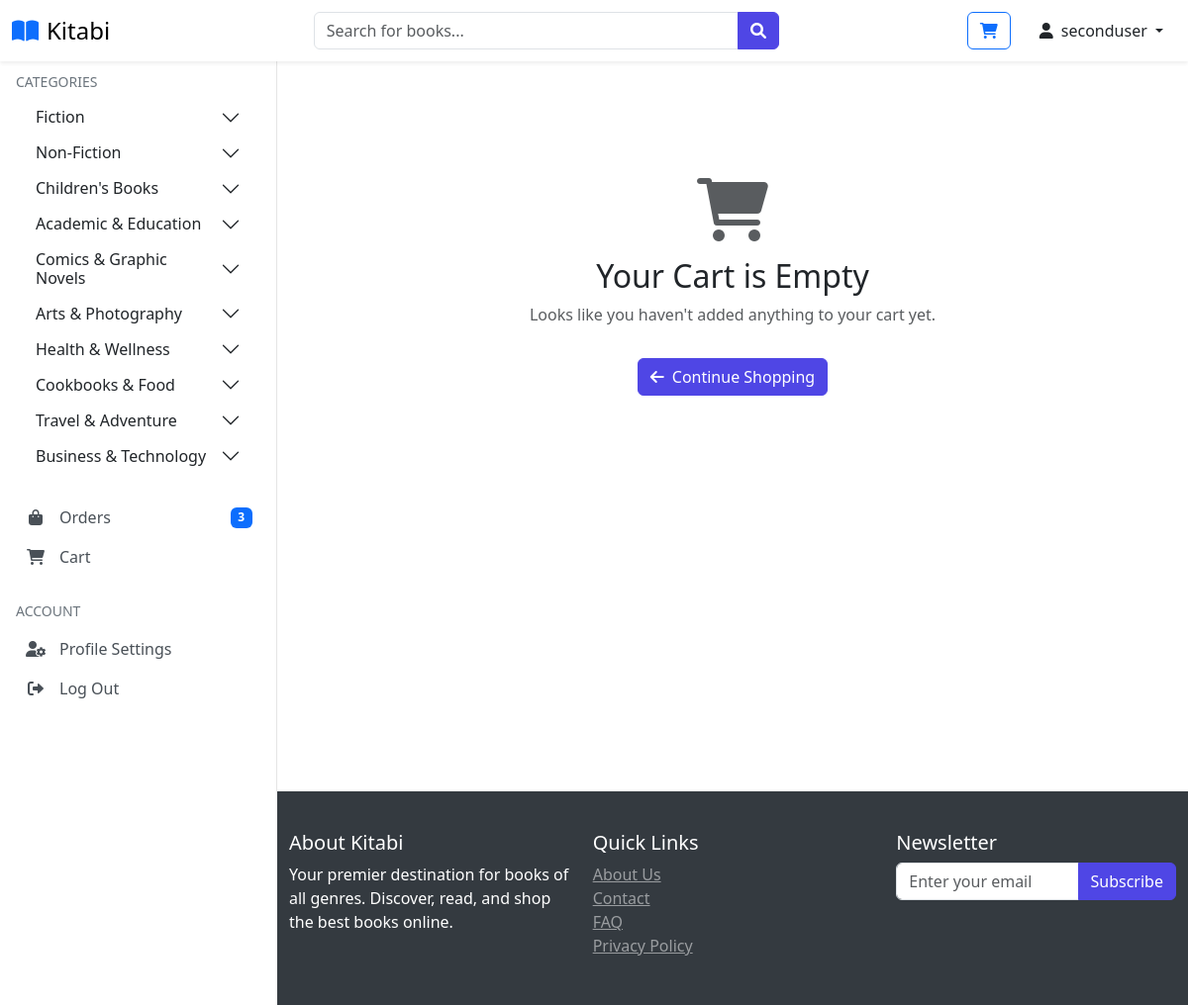
The page /cart (signed in) on the database its author committed.
### website/models.py (models this page shows, shortened)
class Customer(db.Model, UserMixin):
    id = db.Column(db.Integer, primary_key=True)
    full_name = db.Column(db.String(100), nullable=False)
    email = db.Column(db.String(100), unique=True, nullable=False)
    username = db.Column(db.String(100), unique=True, nullable=False)
    password_hash = db.Column(db.String(200), nullable=False)
    date_joined = db.Column(db.DateTime(), default=datetime.utcnow)
    is_admin_val = db.Column(db.Boolean, default=False)
    last_login = db.Column(db.DateTime)
    status = db.Column(db.String(20), default='active')
    membership_tier_id = db.Column(db.Integer, db.ForeignKey('membership_tier.id'), default=1)  # Default to Normal
    points = db.Column(db.Integer, default=0)
    membership_tier = db.relationship('MembershipTier', backref='customers')
    cart_items = db.relationship('Cart', back_populates='customer', lazy=True)
    orders = db.relationship('Order', back_populates='customer', lazy=True)
    activity_logs = db.relationship('ActivityLog', back_populates='user', lazy=True)
    returns = db.relationship('Return', foreign_keys='Return.customer_link', back_populates='customer', lazy=True)
    roles = db.relationship(
        'Role',
        secondary=user_roles,
        back_populates='users',
        lazy='dynamic'
    )
    @property
    def password(self):
        raise AttributeError('Password is not a readable Attribute')
    @property
    def is_admin(self):
        return self.is_admin_val or any(
            role.name in ['Super Admin', 'Product Manager', 'Order Manager']
            for role in self.roles
        )

class Category(db.Model):
    id = db.Column(db.Integer, primary_key=True)
    name = db.Column(db.String(100), nullable=False, unique=True)
    products = db.relationship('Product', back_populates='category', lazy=True)
    subcategories = db.relationship('SubCategory', back_populates='category', lazy=True)

### website/views.py (the view)
@views.route('/cart')
@login_required
def show_cart():
    cart = Cart.query.filter_by(customer_link=current_user.id).all()
    amount = 0
    for item in cart:
        amount += item.product.current_price * item.quantity
    return render_template('cart.html',
                         cart=cart,
                         amount=amount,
                         total=amount+3,
                         categories=get_categories_dict())

### website/templates/cart.html (shortened to what this page needs)
{% extends 'base.html' %}
{% block body %}
<div class="container my-5">
    <div class="row">
        {% if cart %}
        <h1 class="text-center mb-5">Shopping Cart</h1>
        <div class="col-lg-8">
            <div class="card shadow">
                <div class="card-body">
                    {% for item in cart %}
                    <div class="row mb-4">
                        <div class="col-md-3 text-center">
                            <img src="{{ item.product.product_picture }}"
                                 alt="{{ item.product.product_name }}"
                                 class="img-fluid rounded shadow-sm"
                                 style="max-height: 150px; object-fit: cover;">
                        </div>
                        <div class="col-md-9">
                            <div class="d-flex flex-column h-100">
                                <div class="d-flex justify-content-between align-items-start">
                                    <h3 class="mb-3">{{ item.product.product_name }}</h3>
                                    <span class="badge bg-primary">In Stock</span>
                                </div>
                                <div class="quantity-controls mb-3">
                                    <label for="quantity" class="form-label">Quantity</label>
                                    <div class="d-flex align-items-center gap-2">
                                        <button class="minus-cart btn btn-outline-secondary" pid="{{item.id}}">
                                            <i class="fas fa-minus"></i>
                                        </button>
                                        <span id="quantity" class="px-3 py-2 border rounded">{{ item.quantity }}</span>
                                        <button class="plus-cart btn btn-outline-secondary" pid="{{ item.id }}">
                                            <i class="fas fa-plus"></i>
                                        </button>
                                    </div>
                                </div>
                                <div class="d-flex justify-content-between align-items-end mt-auto">
                                    <h4 class="mb-0">$ {{ item.product.current_price }}</h4>
                                    <button class="remove-cart btn btn-outline-danger" pid="{{item.id}}">
                                        <i class="fas fa-trash-alt me-1"></i> Remove
                                    </button>
                                </div>
                            </div>
                        </div>
                    </div>
                    {% if not loop.last %}
                    <hr class="my-4">
                    {% endif %}
                    {% endfor %}
                </div>
            </div>
        </div>
        <div class="col-lg-4">
            <div class="card shadow">
                <div class="card-body">
                    <h3 class="card-title mb-4">Order Summary</h3>
                    <div class="summary-items">
                        {% for item in cart %}
                        <div class="d-flex justify-content-between align-items-center mb-2">
                            <span class="text-muted">{{item.product.product_name}}</span>
                            <span>
                                $ {{item.product.current_price}} ×
                                <span id="quantity{{item.id}}">{{ item.quantity}}</span>
                            </span>
                        </div>
                        {% endfor %}
                    </div>
                    <hr>
                    <div class="d-flex justify-content-between mb-2">
                        <span>Subtotal</span>
                        <span>$ <span id="amount_tt">{{ amount }}</span></span>
                    </div>
                    <div class="d-flex justify-content-between mb-2">
                        <span>Shipping</span>
                        <span>$ 3.00</span>
                    </div>
                    <hr>
                    <div class="d-flex justify-content-between align-items-center mb-4">
                        <h4 class="mb-0">Total</h4>
                        <h4 class="mb-0">$ <span id="totalamount">{{ total }}</span></h4>
                    </div>
                    <button onclick="window.location.href='/place-order'"
                            class="btn btn-primary w-100 py-2">
                        <i class="fas fa-lock me-2"></i>Proceed to Checkout
                    </button>
                </div>
            </div>
        </div>
        {% else %}
        <div class="text-center py-5">
            <i class="fas fa-shopping-cart fa-4x mb-3 text-muted"></i>
            <h2>Your Cart is Empty</h2>
            <p class="text-muted">Looks like you haven't added anything to your cart yet.</p>
            <a href="/" class="btn btn-primary mt-3">
                <i class="fas fa-arrow-left me-2"></i>Continue Shopping
            </a>
        </div>
        {% endif %}
    </div>
</div>
{% endblock %}

### website/templates/base.html (shortened to what this page needs)
<!DOCTYPE html>
<html lang="en">
<head>
    <link rel="stylesheet" href="{{ url_for('static', filename='css/bootstrap.min.css') }}">
    <link rel="stylesheet" href="{{ url_for('static', filename='css/owl.carousel.min.css') }}">
    <link rel="stylesheet" href="{{ url_for('static', filename='css/style.css') }}">
    <link rel="stylesheet" href="https://cdnjs.cloudflare.com/ajax/libs/font-awesome/6.0.0/css/all.min.css">
</head>
<body class="{% if current_user.is_authenticated %}{% if current_user.is_admin %}admin-user{% else %}user{% endif %}{% else %}guest{% endif %}">
<nav class="navbar navbar-light bg-white fixed-top shadow-sm">
    <div class="container-fluid">
        <div class="d-flex align-items-center">
            <a class="navbar-brand d-flex align-items-center" href="/">
                <i class="fas fa-book-open text-primary me-2"></i>
                <span class="font-weight-bold">Kitabi</span>
            </a>
        </div>
        {% if not current_user.is_authenticated or not current_user.is_admin %}
            <form action="{{ url_for('views.search') }}" method="GET" class="d-none d-md-flex mx-auto" style="width: 40%;">
                <div class="input-group">
                    <input type="text"
                    class="form-control"
                    id="searchInput"
                    name="query"
                    placeholder="Search for books..."
                    autocomplete="off">
             <button class="btn btn-primary" type="submit">
                 <i class="fas fa-search"></i>
             </button>
         </div>
     </form>
        {% else %}
            <div class="mx-auto" style="width: 40%;"></div>
        {% endif %}
        <div class="d-flex align-items-center user-nav">
            {% if current_user.is_authenticated %}
                {% if not current_user.is_admin %}
                    <a href="/cart" class="btn btn-outline-primary me-3 position-relative">
                        <i class="fas fa-shopping-cart"></i>
                    </a>
                {% endif %}
                <div class="dropdown">
                    <button class="btn btn-link text-dark text-decoration-none dropdown-toggle" type="button" id="userDropdown" data-bs-toggle="dropdown" aria-expanded="false">
                        <i class="fas fa-user me-1"></i>
                        {{ current_user.username }}
                    </button>
                </div>
            {% else %}
                <a href="{{ url_for('auth.login') }}" class="btn btn-primary">
                    <i class="fas fa-sign-in-alt me-2"></i>Login
                </a>
            {% endif %}
        </div>
    </div>
</nav>
{% if current_user.is_authenticated and current_user.is_admin %}
    <div class="admin-sidebar">
        <div class="text-center mb-4">
            <i class="fas fa-user-shield fa-3x text-primary"></i>
            <h5 class="mt-2">Admin Panel</h5>
        </div>
        <div class="nav flex-column">
            <a class="admin-nav-item" href="{{ url_for('admin.admin_page') }}">
                <i class="fas fa-tachometer-alt"></i>Dashboard
            </a>
            {% if current_user.has_permission('manage_products') %}
            <a class="admin-nav-item" href="{{ url_for('admin.shop_items') }}">
                <i class="fas fa-tags"></i>Manage Products
            </a>
            {% endif %}
            {% if current_user.has_permission('manage_inventory') %}
            <a class="admin-nav-item" href="{{ url_for('admin.inventory_management') }}">
                <i class="fas fa-boxes"></i>Manage Inventory
            </a>
            {% endif %}
            {% if current_user.has_permission('manage_returns') %}
            <a class="admin-nav-item" href="{{ url_for('admin.returns_management') }}">
                <i class="fas fa-undo"></i>Manage Returns
            </a>
            {% endif %}
            {% if current_user.has_permission('manage_orders') %}
            <a class="admin-nav-item" href="{{ url_for('admin.order_view') }}">
                <i class="fas fa-shopping-cart"></i>Manage Orders
            </a>
            {% endif %}
            {% if current_user.has_permission('manage_users') %}
            <a class="admin-nav-item" href="{{ url_for('admin.manage_roles') }}">
                <i class="fas fa-user-cog"></i>Manage Roles
            </a>
            <a class="admin-nav-item" href="{{ url_for('admin.membership_tiers') }}">
                <i class="fas fa-crown"></i>Membership Tiers
            </a>
            {% endif %}
            {% if current_user.has_permission('view_reports') %}
            <a class="admin-nav-item" href="{{ url_for('admin.view_activity_logs') }}">
                <i class="fas fa-history"></i>Activity Logs
            </a>
            {% endif %}
        </div>
    </div>
{% elif current_user.is_authenticated and not current_user.is_admin %}
    <div class="sidebar">
        <div class="nav-section">
            <div class="nav-section-title">Categories</div>
            <div class="accordion" id="categoriesAccordion">
                {% for category, subcategories in categories.items() %}
                    <div class="accordion-item border-0">
                        <h2 class="accordion-header" id="heading{{ loop.index }}">
                            <button class="accordion-button collapsed py-2" type="button"
                                    data-bs-toggle="collapse"
                                    data-bs-target="#collapse{{ loop.index }}">
                                {{ category }}
                            </button>
                        </h2>
                        </div>
                    {% endfor %}
                </div>
            </div>
        <div class="nav-section">
            <a href="/orders" class="sidebar-nav-item">
                <i class="fas fa-shopping-bag"></i>Orders
                {% if current_user.orders|length > 0 %}
                    <span class="badge bg-primary ms-auto">{{ current_user.orders|length }}</span>
                {% endif %}
            </a>
            <a href="/cart" class="sidebar-nav-item">
                <i class="fas fa-shopping-cart"></i>Cart
            </a>
        </div>
        <div class="nav-section">
            <div class="nav-section-title">Account</div>
            <a href="/account/{{current_user.id}}" class="sidebar-nav-item">
                <i class="fas fa-user-cog"></i>Profile Settings
            </a>
            <a href="{{ url_for('auth.log_out') }}" class="sidebar-nav-item">
                <i class="fas fa-sign-out-alt"></i>Log Out
            </a>
        </div>
    </div>
{% endif %}
    <main class="main-content">
         <div class="container pt-2">
            {% block body %}{% endblock %}
        </div>
    </main>
    <footer>
         <div class="container pt-2">
            <div class="row">
                <div class="col-md-4">
                    <h5>About Kitabi</h5>
                    <p>Your premier destination for books of all genres. Discover, read, and shop the best books online.</p>
                </div>
                <div class="col-md-4">
                    <h5>Quick Links</h5>
                    <ul class="list-unstyled">
                        <li><a href="#" class="text-white-50">About Us</a></li>
                        <li><a href="#" class="text-white-50">Contact</a></li>
                        <li><a href="#" class="text-white-50">FAQ</a></li>
                    <li><a href="#" class="text-white-50">Privacy Policy</a></li>
                </ul>
            </div>
            <div class="col-md-4">
                <h5>Newsletter</h5>
                <form method="POST" enctype="multipart/form-data">
                    <div class="input-group">
                        <input type="email" class="form-control" placeholder="Enter your email">
                        <button class="btn btn-primary" type="submit">Subscribe</button>
                    </div>
                </form>
            </div>
        </div>
    </div>
</footer>
</body>
</html>

### rows shown on the page
Customer: username "seconduser"
Category: name "Fiction"
Category: name "Non-Fiction"
Category: name "Children's Books"
Category: name "Academic & Education"
Category: name "Comics & Graphic Novels"
Category: name "Arts & Photography"
Category: name "Health & Wellness"
Category: name "Cookbooks & Food"
Category: name "Travel & Adventure"
Category: name "Business & Technology"

### other values the page prints
{{ current_user.orders|length }} "3"
